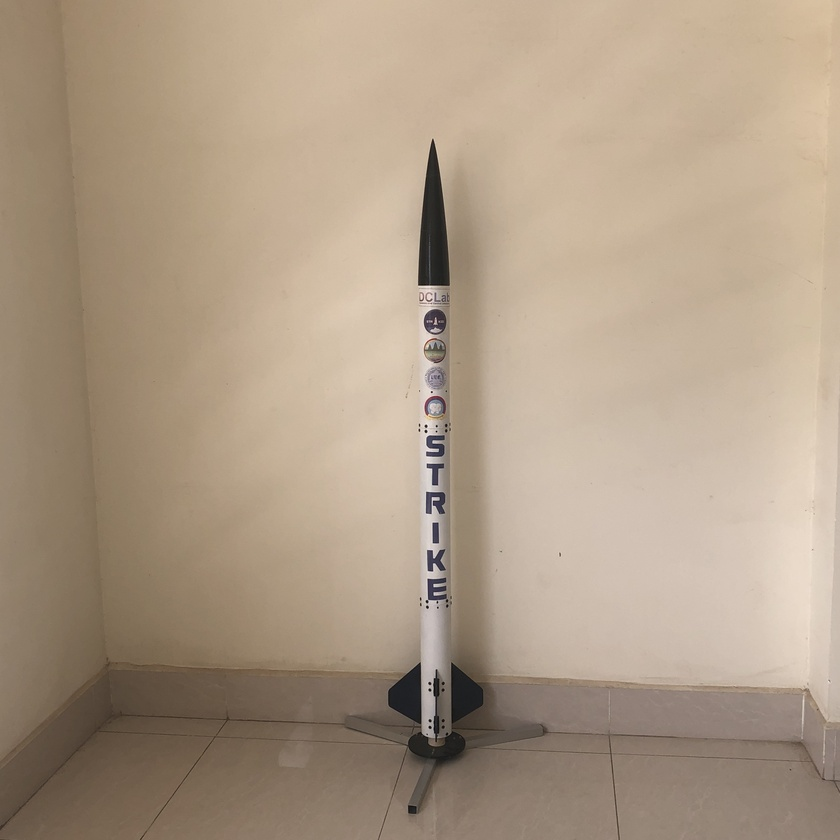
#> input picture opencv/rocket.jpg, 840 x 840 px, shrunk from 2702 x 2702 before the run
$ python rocket1.py
#> lines starting #> are read from the running program, lines starting #| are printed output that depends on the picture; after the words box and inside, x2 and y2 are one past the last pixel; in counts of white or black regions, pixels touching at a corner belong together
import cv2
import numpy as np

cap = cv2.imread('rocket.jpg')
#> cap is the input picture: shape (840, 840, 3); mean B, G, R 134.6, 155.2, 173.5

lower_pin = np.array([0, 0, 0])
upper_pin = np.array([50, 100, 55])

# [4 lines of commented-out code are left out]

while True:
	frame = cv2.imread('rocket.jpg')
	dimensions = frame.shape
#> dimensions = (840, 840, 3)
	height = frame.shape[0]
#> height = 840
	width = frame.shape[1]
#> width = 840
	hsv = cv2.cvtColor(frame, cv2.COLOR_BGR2HSV)
#> hsv: shape (840, 840, 3); mean H, S, V 16.7, 59, 173.5

	mask = cv2.inRange(hsv, lower_pin, upper_pin)
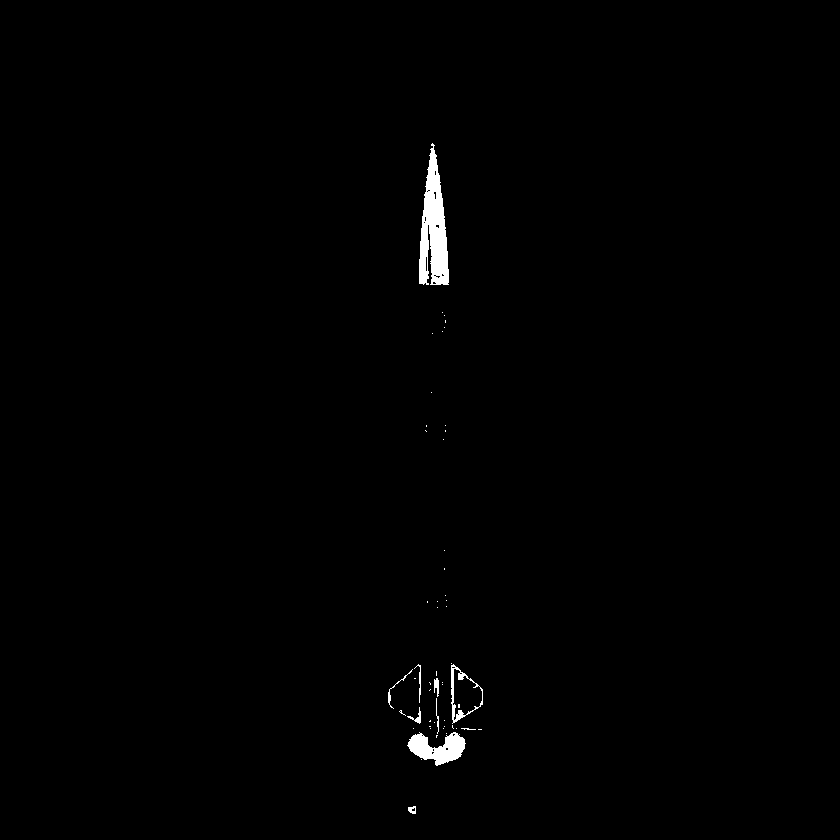
#> mask: shape (840, 840); 0.64% white; 53 white regions (44 under 20 px)
	contours, hierarchy = cv2.findContours(mask, cv2.RETR_EXTERNAL, cv2.CHAIN_APPROX_SIMPLE)
#> contours = 52 contours, 44 with area under 20; largest, box (x1, y1, x2, y2) and area: (419, 143, 449, 285) 2422, (451, 664, 483, 724) 1158, (407, 732, 466, 766) 1050, (407, 707, 421, 724) 40, (434, 678, 439, 697) 40, (408, 806, 416, 814) 39, (388, 669, 413, 709) 29, (414, 664, 421, 703) 22
	contours = sorted(contours,key=lambda x:cv2.contourArea(x),reverse=True)

	# [10 lines of commented-out code are left out]

	if len(contours) != 0:
		area = [cv2.contourArea(c) for c in contours]
#> area = 52 values, max 2421.5 at index 0, min 0 at index 13, mean 92.61
		max_index = np.argmax(area)
#> max_index = 0
		cnt = contours[max_index]
#> cnt = contour of 151 points, box (x1, y1, x2, y2) (419, 143, 449, 285), area 2422
		x, y, w, h = cv2.boundingRect(cnt)
#> x = 419; y = 143; w = 30; h = 142
		cv2.rectangle(frame, (x,y), (x+w,y+h), (0,255,0), 3)
		font = cv2.FONT_HERSHEY_SIMPLEX
		strXY = str(x+w/2) + ', ' + str(y+h/2)
#> strXY = '434.0, 214.0'
		cv2.putText(frame, strXY, (20,40), font, 1, (0,255,40), 2)
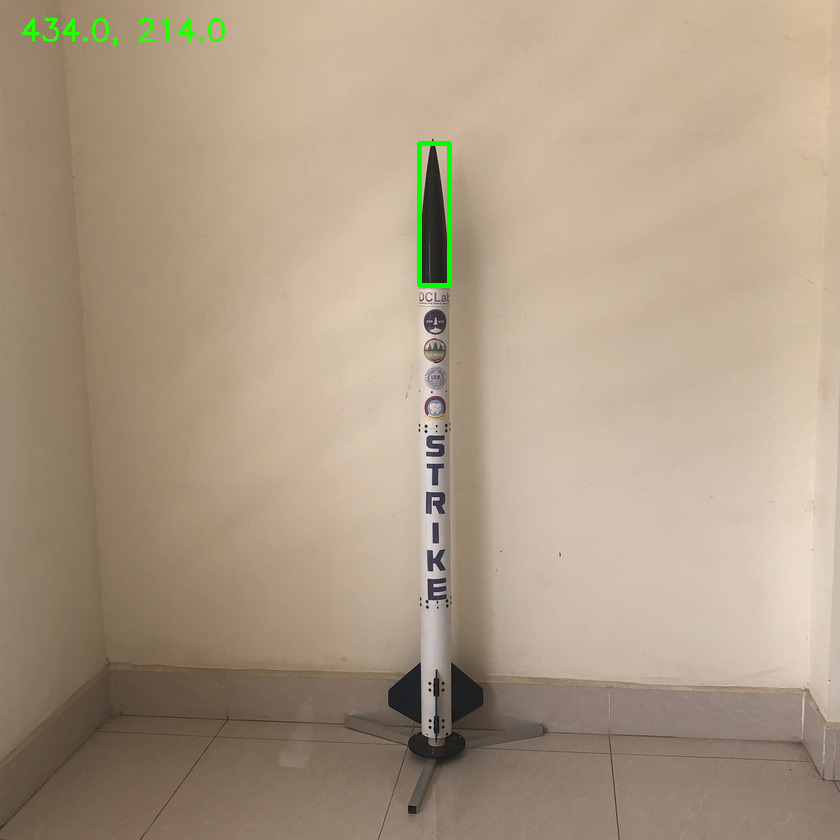
#> frame: shape (840, 840, 3); mean B, G, R 134, 155.6, 172.9


	cv2.imshow("Frame",frame)
	cv2.imshow("Mask",mask)


	key = cv2.waitKey(1)
#> (key q is pressed here)
	if key == ord('q'):
		break

#> (the run stopped early here; a loop or call above may not have finished)
